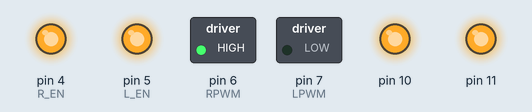
This sketch was run on a simulated Arduino Uno, built with avr-gcc and run on an emulated ATmega328P. Shown: switched loads named in the sketch (green lamp = pin HIGH), output pins drawn as LEDs (lit = HIGH).

Above: at 0.1 s.
Timing chart, 0 to 1.6 s (numbered marks = the images above):
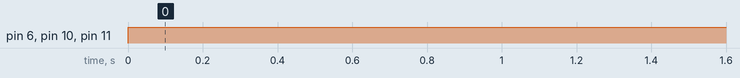

Measured:
- by itself, pin 6 (RPWM), pin 10, pin 11: LOW → HIGH at 0.00 s

The sketch:

teste_helicoide.ino
```cpp
// Definição dos pinos
#define R_EN   4
#define L_EN   5
#define RPWM   6
#define LPWM   7

// Velocidade do motor (0 a 255)
int velocidade = 255;

void setup() {
  // Configura os pinos como saída
  pinMode(R_EN, OUTPUT);
  pinMode(L_EN, OUTPUT);
  pinMode(RPWM, OUTPUT);
  pinMode(LPWM, OUTPUT);

  // Habilita a ponte H
  digitalWrite(R_EN, HIGH);
  digitalWrite(L_EN, HIGH);

  // Garante motor parado na inicialização
  analogWrite(RPWM, 0);
  analogWrite(LPWM, 0);

  pinMode(10, OUTPUT);
  pinMode(11, OUTPUT);
}

void loop() {
  // Gira no sentido horário

  analogWrite(RPWM, velocidade);
  analogWrite(LPWM, 0);
  digitalWrite(10, HIGH);
  digitalWrite(11, HIGH);


}
```
